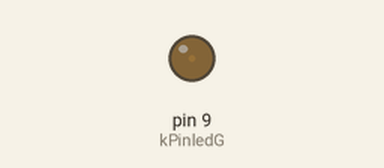
Bench run of a sketch on a simulated Arduino Uno, built with avr-gcc and run on an emulated ATmega328P. On the bench: output pins drawn as LEDs (lit = HIGH).

Above: at 0.05 s.
At 2.55 s:
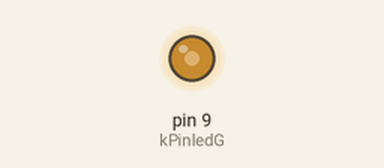
At 4.45 s:
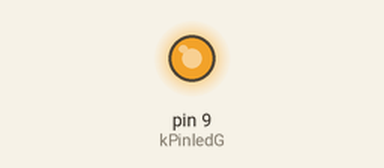
At 8.9 s:
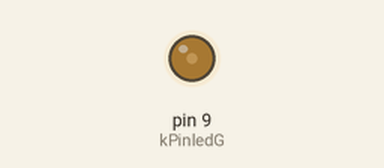
Timing chart, 0 to 13.3 s (numbered marks = the images above):
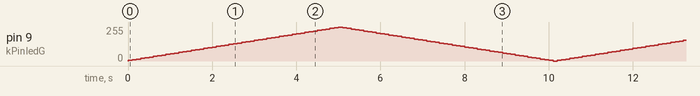

The sketch:

Increase_and_decrease_led__shortcut_.ino
```cpp
int kPinledG = 9;
int LEDbrightness = 0;
int fadeamount = 5;

void setup() {
  // put your setup code here, to run once:
  pinMode(kPinledG, OUTPUT);
}

void loop() {

  LEDbrightness+=fadeamount;

  if(LEDbrightness<=0 || LEDbrightness>=255)
  {
    fadeamount=-fadeamount;
  }

  analogWrite(kPinledG,LEDbrightness);
  delay(100);
}
```
